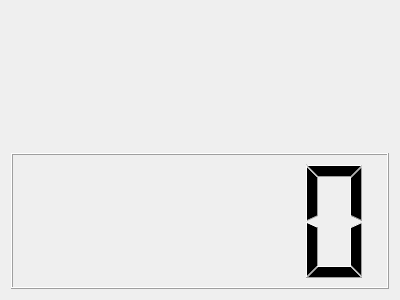
<?xml version="1.0" encoding="UTF-8"?>
<ui version="4.0">
 <class>Form</class>
 <widget class="QWidget" name="Form">
  <property name="geometry">
   <rect>
    <x>0</x>
    <y>0</y>
    <width>400</width>
    <height>300</height>
   </rect>
  </property>
  <property name="windowTitle">
   <string>Form</string>
  </property>
  <layout class="QGridLayout" name="gridLayout">
   <item row="0" column="0">
    <widget class="AnalogClock" name="analogClock">
     <property name="toolTip">
      <string>The current time</string>
     </property>
     <property name="whatsThis">
      <string>The analog clock widget displays the current time.</string>
     </property>
    </widget>
   </item>
   <item row="1" column="0">
    <widget class="DigitalClock" name="digitalClock">
     <property name="toolTip">
      <string>The current time</string>
     </property>
     <property name="whatsThis">
      <string>The Digital clock widget displays the current time.</string>
     </property>
    </widget>
   </item>
  </layout>
 </widget>
 <customwidgets>
  <customwidget>
   <class>AnalogClock</class>
   <extends>QWidget</extends>
   <header>analogclock.h</header>
  </customwidget>
  <customwidget>
   <class>DigitalClock</class>
   <extends>QLCDNumber</extends>
   <header>digitalclock.h</header>
  </customwidget>
 </customwidgets>
 <resources/>
 <connections/>
</ui>
